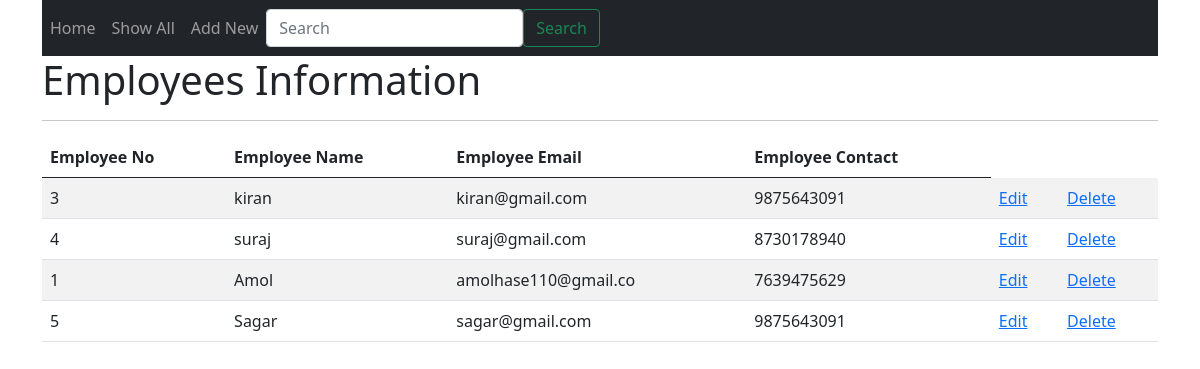
The page /show on the database its author committed.
### testapp/models.py (models this page shows)
class Employee(models.Model):
    eid = models.CharField(max_length=20)
    ename = models.CharField(max_length=100)
    eemail = models.CharField(max_length=20)
    econtact = models.CharField(max_length=30)

### testapp/views.py (the view)
# urls.py: path('show', views.show),
def show(request):
    employee = Employee.objects.all
    return render(request,'show.html',{'employee':employee})

### testapp/templates/show.html
{% extends 'base.html' %}
{% block content %}
<h1>Employees Information</h1><hr>
{% if employee %}
<table class="table table-striped">
    <thead>
    <th>Employee No</th>
    <th>Employee Name</th>
    <th>Employee Email</th>
    <th>Employee Contact</th>
    </thead>
    {% for emp in employee %}
    <tr>
        <td>{{emp.eid}}</td>
        <td>{{emp.ename}}</td>
        <td>{{emp.eemail}}</td>
        <td>{{emp.econtact}}</td>
        <td>
            <a href="edit/{{emp.id}}">Edit</a>
        </td>
        <td>
            <a href="delete/{{emp.id}}">Delete</a>
        </td>
    </tr>
    {%endfor%}
</table>
{%else%}
<p>No employees record found!</p>
{%endif%}
{% endblock %}

### testapp/templates/base.html (shortened to what this page needs)
<!doctype html>
<html lang="en">
  <head>
    <link href="https://cdn.jsdelivr.net/npm/bootstrap@5.0.0-beta3/dist/css/bootstrap.min.css" rel="stylesheet">
  </head>
  <body>
    <div class="container">
        <nav class="navbar navbar-expand-md bg-dark navbar-dark">
  <div class="collapse navbar-collapse" id="collapsibleNavbar">
    <ul class="navbar-nav mr-auto">
      <li class="nav-item active">
        <a class="nav-link" href="/">Home</a>
        </li>
      <li class="nav-item active"><a class="nav-link" href="/show">Show All</a></li>
      <li class="nav-item active"><a class="nav-link" href="/load_form">Add New</a></li>
    </ul>
      <form method="POST" action="search" class="form-inline my-2 my-lg-0">
      <ul class="nav navbar-right" >
      <li><input name="name" class="form-control mr-sm-2" type="search" placeholder="Search" aria-label="Search"></li>
      <li><button class="btn btn-outline-success my-2 my-sm-0" type="submit">Search</button></li>
  </ul>
           </form>
  </div>
</nav>
  {% block content %}
  {% endblock %}
    </div>
  </body>
</html>

### rows shown on the page
Employee: eid "3", ename "kiran", eemail "kiran@gmail.com", econtact "9875643091"
Employee: eid "4", ename "suraj", eemail "suraj@gmail.com", econtact "8730178940"
Employee: eid "1", ename "Amol", eemail "amolhase110@gmail.co", econtact "7639475629"
Employee: eid "5", ename "Sagar", eemail "sagar@gmail.com", econtact "9875643091"
